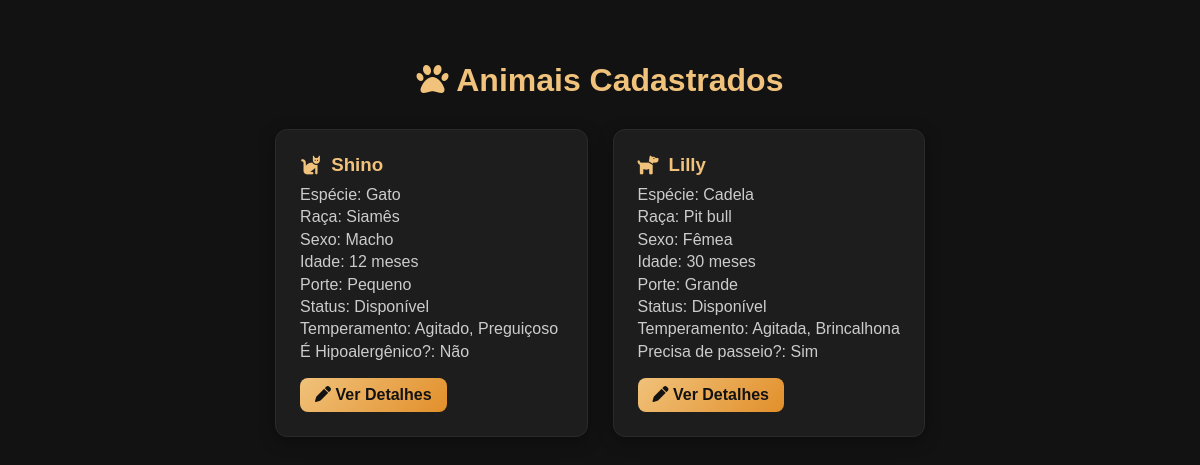
Page /animals on the committed database.
### models/animal_model.py (models this page shows)
class AnimalModel(Base):
    __tablename__ = "animals"
    id = Column(Integer, primary_key=True, autoincrement=True)
    species = Column(String)
    breed = Column(String)
    name = Column(String)
    gender = Column(String)
    age_months = Column(Integer)
    size = Column(String)
    temperament = Column(String)
    status = Column(String)
    extra_data = Column(JSON, default={})
    events = relationship("EventModel", back_populates="animal", cascade="all, delete")

### app/routes.py (the view)
@app.route("/animals", methods=["GET", "POST"])
def animals_list():
    animals_db = animal_repo.list_all()
    animals = list()
    for animal_db in animals_db:
        animal = animal_repo.to_domain(animal_db)
        animals.append(animal)
    return render_template("animals_list.html", animals=animals)

### domain/animals/animal.py (called while the page is built)
    def species_format(self):
        if self.gender == Gender.FEMALE:
            return {
                "CAT": "Gata",
                "DOG": "Cadela",
            }.get(self.species.name)
        else:
            return {
                "CAT": "Gato",
                "DOG": "Cachorro",
            }.get(self.species.name)

    def gender_format(self):
        return {
            "MALE": "Macho",
            "FEMALE": "Fêmea",
        }.get(self.gender.name)

    def size_format(self):
        return {
            "SMALL": "Pequeno",
            "MEDIUM": "Médio",
            "LARGE": "Grande"
        }.get(self.size.name)

    def temperament_format(self):
        return ", ".join(item.strip().capitalize() for item in self.temperament)

    def status_format(self):
        return {
            "AVAILABLE": "Disponível",
            "RESERVED": "Reservado",
            "ADOPTED": "Adotado",
            "RETURNED": "Devolvido",
            "QUARANTINE": "Em Quarentena",
            "UNADOPTABLE": "Indisponível"
        }.get(self.status.name)

    @property
    def id(self) -> str:
        return self._id

    @property
    def species(self) -> Species:
        return self._species

    @species.setter
    def species(self, v: str) -> None:
        if not isinstance(v, Species):
            raise ValueError("species deve ser do tipo Species.")
        self._species = v

    @property
    def breed(self) -> str:
        return self._breed

    @breed.setter
    def breed(self, v: str) -> None:
        if not v.strip() or not isinstance(v, str):
            raise ValueError("breed deve ser uma string não vazia.")
        self._breed = v

    @property
    def name(self) -> str:
        return self._name

    @name.setter
    def name(self, v: str) -> None:
        if not v.strip() or not isinstance(v, str):
            raise ValueError("name deve ser uma string não vazia.")
        self._name = v

    @property
    def gender(self) -> Gender:
        return self._gender

    @gender.setter
    def gender(self, v: Gender) -> None:
        if not isinstance(v, Gender):
            raise TypeError("gender deve ser um item do enum Gender.")
        self._gender = v

    @property
    def age_months(self) -> int:
        return self._age_months

    @property
    def size(self) -> Size:
        return self._size

    @property
    def temperament(self) -> list[str]:
        return self._temperament

    @property
    def status(self) -> AnimalStatus:
        return self._status

### app/templates/animals_list.html (shortened to what this page needs)
{% extends "base.html" %}
{% block head %}
    {{ super() }}
{% endblock %}
{% block body %}
<div class="list-container">
    <h1 class="list-title"><i class="fa-solid fa-paw"></i> Animais Cadastrados</h1>
    {% if animals|length == 0 %}
        <p class="empty-message">Não há animais cadastrados no momento.</p>
    {% else %}
        <div class="list-grid">
            {% for animal in animals %}
                <div class="list-card">
                    <h3 class="animal-name">
                        <i class="{{ animal.html_icon }}"></i> {{ animal.name }}
                    </h3>
                    <p class="animal-info">
                        Espécie: {{ animal.species_format() }}<br>
                        Raça: {{ animal.breed }}<br>
                        Sexo: {{ animal.gender_format() }}<br>
                        Idade: {{ animal.age_months }} meses<br>
                        Porte: {{ animal.size_format() }}<br>
                        Status: {{ animal.status_format() }}<br>
                        Temperamento: {{ animal.temperament_format() }}<br>
                        {{ animal.extra_info() }}
                    </p>
                    <a href="{{ url_for('animal_details', id=animal.id) }}" class="list-button">
                        <i class="fa-solid fa-pen"></i> Ver Detalhes
                    </a>
                </div>
            {% endfor %}
        </div>
    {% endif %}
</div>
{% endblock %}

### app/static/styles.css (style rules this page uses)
* { box-sizing: border-box; font-family: "Poppins", sans-serif; margin: 0; padding: 0; }
body { align-items: center; background-color: #121212; color: #e6e6e6; display: flex; flex-direction: column; min-height: 100vh; padding: 30px; }
h1 { color: #f0c27b; font-size: 1.8rem; margin-bottom: 20px; text-align: center; }
.list-container { margin: 0 auto; max-width: 900px; padding: 2rem; }
.list-title { color: #f0c27b; font-size: 2rem; margin-bottom: 30px; text-align: center; }
.list-grid { display: grid; gap: 25px; grid-template-columns: repeat(2, 1fr); }
.list-card { background: #1d1d1d; border: 1px solid #2a2a2a; border-radius: 12px; box-shadow: 0 4px 16px rgba(0, 0, 0, 0.35); padding: 1.5rem; transition: 0.25s ease; }
.animal-name { align-items: center; color: #f0c27b; display: flex; gap: 10px; margin-bottom: 8px; }
.animal-info { color: #ccc; line-height: 1.4rem; margin-bottom: 15px; }
.list-button { background: linear-gradient(135deg, #f0c27b, #e28f2a); border-radius: 8px; color: #121212 !important; display: inline-block; font-weight: bold; padding: 8px 15px; text-decoration: none; transition: 0.2s ease; }

### rows in the picture
AnimalModel: name "Shino", species_format "Gato", breed "Siamês", gender_format "Macho", age_months "12", size_format "Pequeno", status_format "Disponível", temperament_format "Agitado, Preguiçoso", extra_info "É Hipoalergênico?: Não"
AnimalModel: name "Lilly", species_format "Cadela", breed "Pit bull", gender_format "Fêmea", age_months "30", size_format "Grande", status_format "Disponível", temperament_format "Agitada, Brincalhona", extra_info "Precisa de passeio?: Sim"
